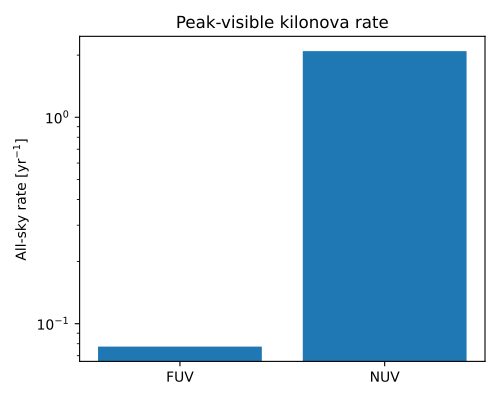

Source code (Python):
import numpy as np
import matplotlib.pyplot as plt
from astropy import units as u

from m4opt.missions import uvex
from uvex_transients.transients.kilonovae import Kilonova


rng = np.random.default_rng(20260911)
n_samples = 3000

# Sample the kilonova population.
kilonova = Kilonova()
redshift = kilonova.sample_event_redshift(n_samples, rng=rng)
params = kilonova.sed.sample_parameters(size=n_samples, rng=rng)

# Convert the integrated rate per steradian to an all-sky rate.
all_sky_rate = 4 * np.pi * kilonova.integrated_event_rate * u.sr

# Observed-frame time corresponding to the rest-frame peak.
t_peak_obs = params["t_peak"] * (1 + redshift)

detection_limits = {
    "FUV": 24.5 * u.ABmag,
    "NUV": 24.5 * u.ABmag,
}

# Compute peak-visible rates.
visible_rates = {}

for band_name, bandpass in uvex.detector.bandpasses.items():
    magnitudes = kilonova.sed.mag_bandpass(
        bandpass,
        t_peak_obs,
        redshift=redshift,
        **params,
    ).to_value(u.ABmag)

    visible = magnitudes < detection_limits[band_name].to_value(u.ABmag)
    visible_fraction = np.mean(visible)
    visible_rate = visible_fraction * all_sky_rate

    visible_rates[band_name] = visible_rate

    print(
        f"{band_name}: {visible_rate:.2f} "
        f"({visible_fraction:.1%} of events visible)"
    )

# Plot all-sky visible rates.
band_names = list(visible_rates)
rates = [visible_rates[band].to_value(1 / u.yr) for band in band_names]

fig, ax = plt.subplots(figsize=(5, 4))

ax.bar(band_names, rates)

ax.set_yscale("log")
ax.set_ylabel(r"All-sky rate [yr$^{-1}$]")
ax.set_title("Peak-visible kilonova rate")

fig.tight_layout()
plt.show()
